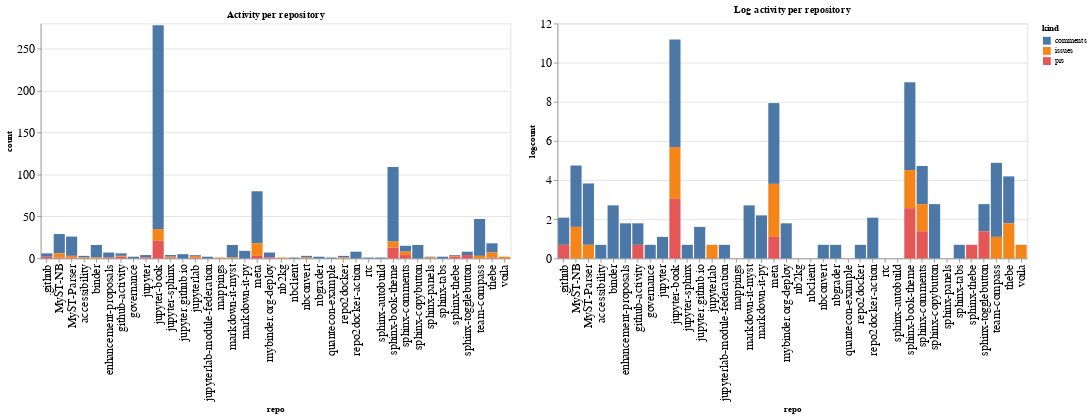

The cell this chart's notebook holds for it:
### Code cell
ch1 = alt.Chart(repo_summaries, width=600, title="Activity per repository").mark_bar().encode(
    x='repo',
    y='count',
    color='kind',
    tooltip="kind"
)

ch2 = alt.Chart(repo_summaries, width=600, title="Log activity per repository").mark_bar().encode(
    x='repo',
    y='logcount',
    color='kind',
    tooltip="kind"
)

ch1 | ch2

### Figure 1 — Vega-Lite specification as saved in the notebook (floating-point values rounded to 4 significant figures)
{"config": {"axisLeft": {"labelFontSize": 15}, "axisBottom": {"labelFontSize": 15}}, "hconcat": [{"mark": "bar", "encoding": {"color": {"type": "nominal", "field": "kind"}, "tooltip": {"type": "nominal", "field": "kind"}, "x": {"type": "nominal", "field": "repo"}, "y": {"type": "quantitative", "field": "count"}}, "title": "Activity per repository", "width": 600}, {"mark": "bar", "encoding": {"color": {"type": "nominal", "field": "kind"}, "tooltip": {"type": "nominal", "field": "kind"}, "x": {"type": "nominal", "field": "repo"}, "y": {"type": "quantitative", "field": "logcount"}}, "title": "Log activity per repository", "width": 600}], "data": {"name": "data-60e46e187bba7e65f1afe586c6ef5b8e"}, "$schema": "https://vega.github.io/schema/vega-lite/v4.8.1.json", "datasets": {"data-60e46e187bba7e65f1afe586c6ef5b8e": [{"repo": ".github", "kind": "comments", "count": 4, "logcount": 1.386}, {"repo": ".github", "kind": "prs", "count": 2, "logcount": 0.6931}, {"repo": "MyST-NB", "kind": "comments", "count": 23, "logcount": 3.135}, {"repo": "MyST-NB", "kind": "issues", "count": 5, "logcount": 1.609}, {"repo": "MyST-NB", "kind": "prs", "count": 1, "logcount": 0.0}, {"repo": "MyST-Parser", "kind": "comments", "count": 23, "logcount": 3.135}, {"repo": "MyST-Parser", "kind": "issues", "count": 2, "logcount": 0.6931}, {"repo": "MyST-Parser", "kind": "prs", "count": 1, "logcount": 0.0}, {"repo": "accessibility", "kind": "comments", "count": 2, "logcount": 0.6931}, {"repo": "accessibility", "kind": "issues", "count": 1, "logcount": 0.0}, {"repo": "binder", "kind": "comments", "count": 15, "logcount": 2.708}, {"repo": "binder", "kind": "issues", "count": 1, "logcount": 0.0}, {"repo": "enhancement-proposals", "kind": "comments", "count": 6, "logcount": 1.792}, {"repo": "enhancement-proposals", "kind": "prs", "count": 1, "logcount": 0.0}, {"repo": "github-activity", "kind": "comments", "count": 3, "logcount": 1.099}, {"repo": "github-activity", "kind": "issues", "count": 1, "logcount": 0.0}, {"repo": "github-activity", "kind": "prs", "count": 2, "logcount": 0.6931}, {"repo": "governance", "kind": "comments", "count": 2, "logcount": 0.6931}, {"repo": "jupyter", "kind": "comments", "count": 3, "logcount": 1.099}, {"repo": "jupyter", "kind": "prs", "count": 1, "logcount": 0.0}, {"repo": "jupyter-book", "kind": "comments", "count": 243, "logcount": 5.493}, {"repo": "jupyter-book", "kind": "issues", "count": 14, "logcount": 2.639}, {"repo": "jupyter-book", "kind": "prs", "count": 21, "logcount": 3.045}, {"repo": "jupyter-sphinx", "kind": "comments", "count": 2, "logcount": 0.6931}, {"repo": "jupyter-sphinx", "kind": "issues", "count": 1, "logcount": 0.0}, {"repo": "jupyter-sphinx", "kind": "prs", "count": 1, "logcount": 0.0}, {"repo": "jupyter.github.io", "kind": "comments", "count": 5, "logcount": 1.609}, {"repo": "jupyterlab", "kind": "comments", "count": 1, "logcount": 0.0}, {"repo": "jupyterlab", "kind": "issues", "count": 2, "logcount": 0.6931}, {"repo": "jupyterlab", "kind": "prs", "count": 1, "logcount": 0.0}, {"repo": "jupyterlab-module-federation", "kind": "comments", "count": 2, "logcount": 0.6931}, {"repo": "mappings", "kind": "issues", "count": 1, "logcount": 0.0}, {"repo": "markdown-it-myst", "kind": "comments", "count": 15, "logcount": 2.708}, {"repo": "markdown-it-myst", "kind": "issues", "count": 1, "logcount": 0.0}, {"repo": "markdown-it-py", "kind": "comments", "count": 9, "logcount": 2.197}, {"repo": "meta", "kind": "comments", "count": 62, "logcount": 4.127}, {"repo": "meta", "kind": "issues", "count": 15, "logcount": 2.708}, {"repo": "meta", "kind": "prs", "count": 3, "logcount": 1.099}, {"repo": "mybinder.org-deploy", "kind": "comments", "count": 6, "logcount": 1.792}, {"repo": "mybinder.org-deploy", "kind": "prs", "count": 1, "logcount": 0.0}, {"repo": "nb2kg", "kind": "issues", "count": 1, "logcount": 0.0}, {"repo": "nbclient", "kind": "comments", "count": 1, "logcount": 0.0}, {"repo": "nbconvert", "kind": "comments", "count": 2, "logcount": 0.6931}, {"repo": "nbconvert", "kind": "issues", "count": 1, "logcount": 0.0}, {"repo": "nbgrader", "kind": "comments", "count": 2, "logcount": 0.6931}, {"repo": "quantecon-example", "kind": "comments", "count": 1, "logcount": 0.0}, {"repo": "repo2docker", "kind": "comments", "count": 2, "logcount": 0.6931}, {"repo": "repo2docker", "kind": "issues", "count": 1, "logcount": 0.0}, {"repo": "repo2docker-action", "kind": "comments", "count": 8, "logcount": 2.079}, {"repo": "rtc", "kind": "comments", "count": 1, "logcount": 0.0}, {"repo": "sphinx-autobuild", "kind": "comments", "count": 1, "logcount": 0.0}, {"repo": "sphinx-book-theme", "kind": "comments", "count": 89, "logcount": 4.489}, {"repo": "sphinx-book-theme", "kind": "issues", "count": 7, "logcount": 1.946}, {"repo": "sphinx-book-theme", "kind": "prs", "count": 13, "logcount": 2.565}, {"repo": "sphinx-comments", "kind": "comments", "count": 7, "logcount": 1.946}, {"repo": "sphinx-comments", "kind": "issues", "count": 4, "logcount": 1.386}, {"repo": "sphinx-comments", "kind": "prs", "count": 4, "logcount": 1.386}, {"repo": "sphinx-copybutton", "kind": "comments", "count": 16, "logcount": 2.773}, {"repo": "sphinx-panels", "kind": "comments", "count": 1, "logcount": 0.0}, {"repo": "sphinx-panels", "kind": "issues", "count": 1, "logcount": 0.0}, {"repo": "sphinx-tabs", "kind": "comments", "count": 2, "logcount": 0.6931}, {"repo": "sphinx-thebe", "kind": "comments", "count": 1, "logcount": 0.0}, {"repo": "sphinx-thebe", "kind": "issues", "count": 1, "logcount": 0.0}, {"repo": "sphinx-thebe", "kind": "prs", "count": 2, "logcount": 0.6931}, {"repo": "sphinx-togglebutton", "kind": "comments", "count": 4, "logcount": 1.386}, {"repo": "sphinx-togglebutton", "kind": "prs", "count": 4, "logcount": 1.386}, {"repo": "team-compass", "kind": "comments", "count": 44, "logcount": 3.784}, {"repo": "team-compass", "kind": "issues", "count": 3, "logcount": 1.099}, {"repo": "thebe", "kind": "comments", "count": 11, "logcount": 2.398}, {"repo": "thebe", "kind": "issues", "count": 6, "logcount": 1.792}, {"repo": "thebe", "kind": "prs", "count": 1, "logcount": 0.0}, {"repo": "voila", "kind": "issues", "count": 2, "logcount": 0.6931}]}}
